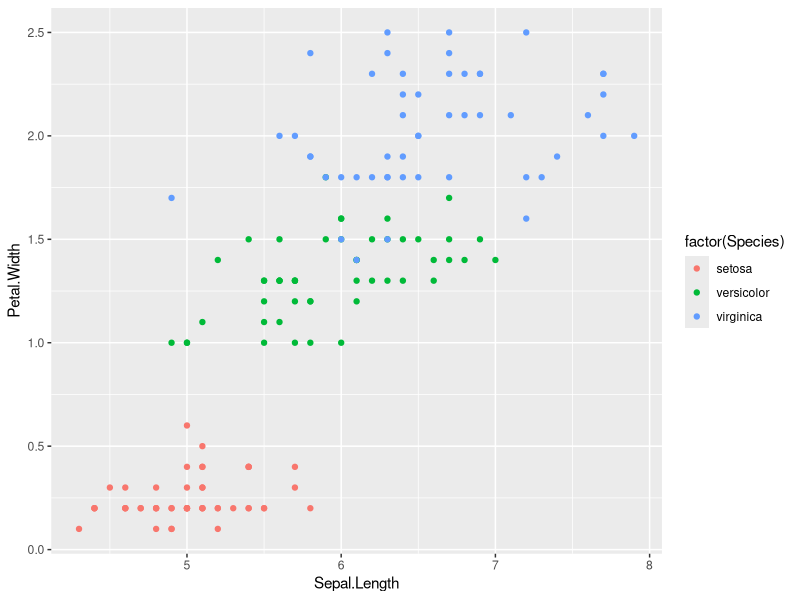

The R script that drew this image:
data(iris)
str(iris)
summary(iris)

set.seed(1234)
head(iris)
random <- runif(150)
iris_random <- iris[order(random),]
head(iris_random)

normal <- function(x) (
  return( ((x - min(x)) /(max(x)-min(x))) )
)
normal(1:5)
iris_new <- as.data.frame(lapply(iris_random[,-5], normal))
summary(iris_new)

train <- iris_new[1:130,]
test <- iris_new[131:150,]
train_sp <- iris_random[1:130,5]
test_sp <- iris_random[131:150,5]


library(class)
model <- knn(train= train,test=test, ,cl= train_sp,k=13)
table(factor(model))
table(test_sp,model)

library(ggplot2)
print(ggplot(aes(Sepal.Length, Petal.Width), data = iris_random)+ geom_point(aes(color= factor(Species))))